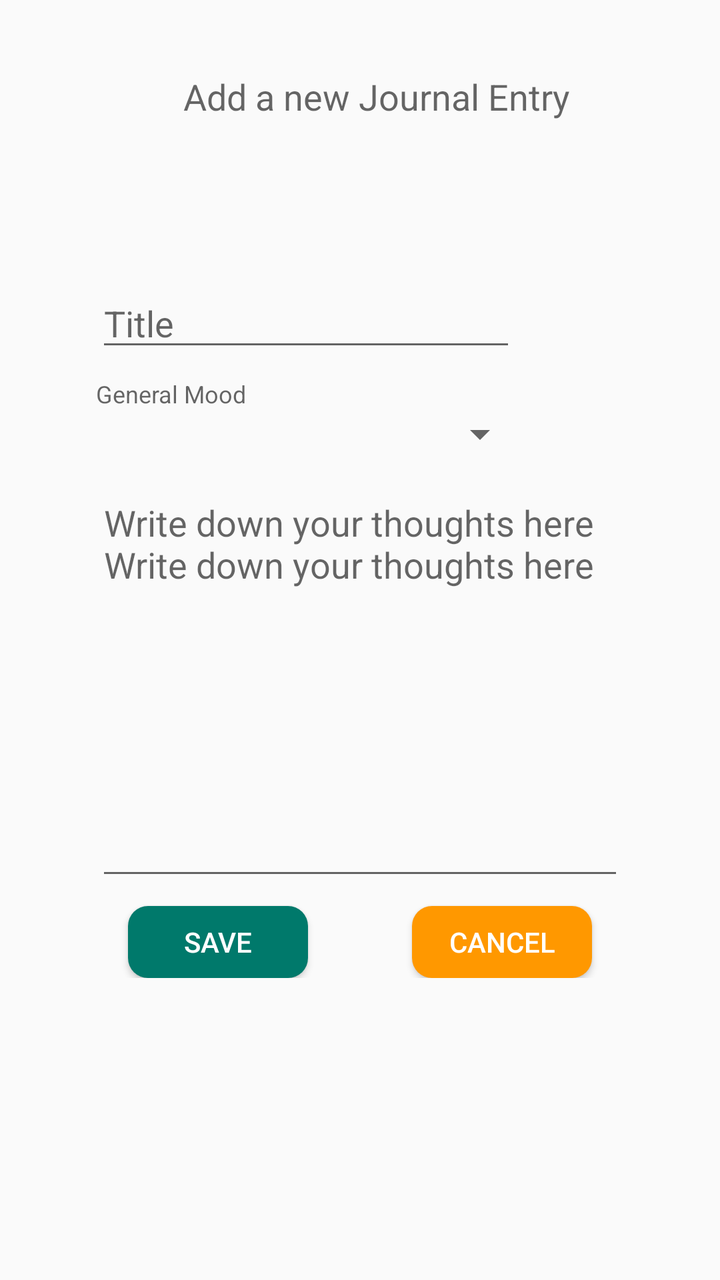
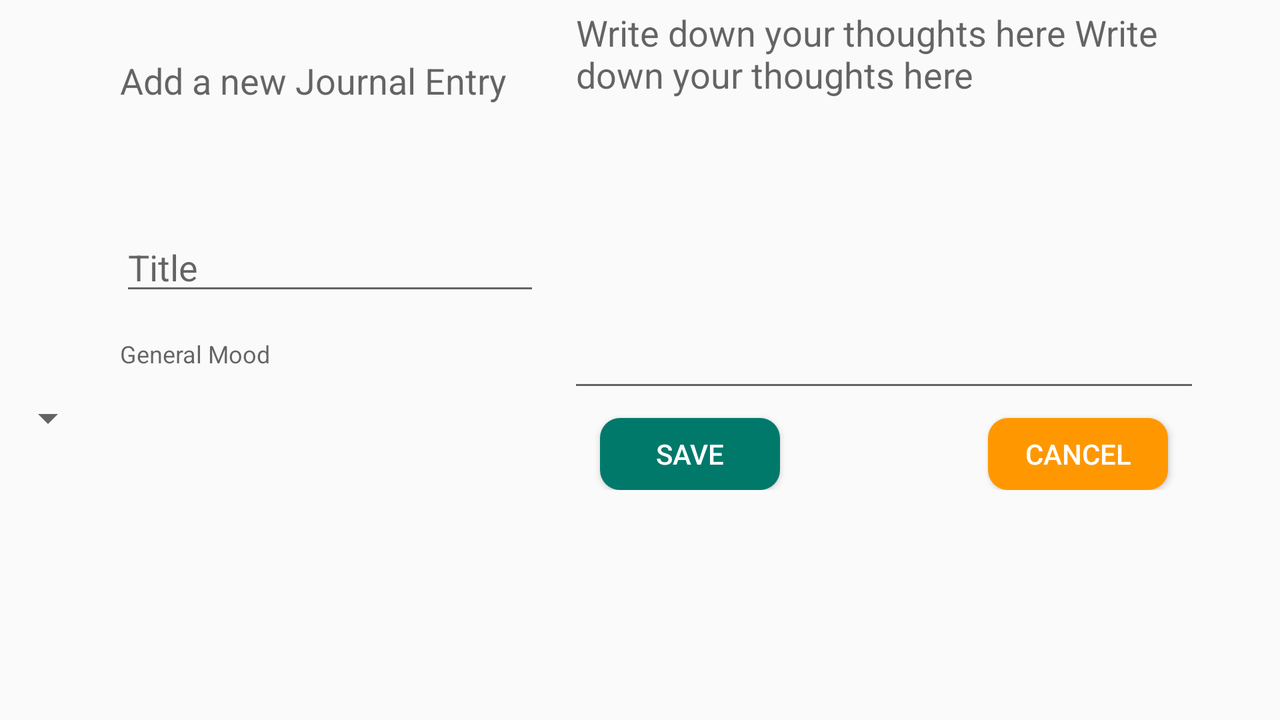

Two renders of one Android screen. The first uses the default layout on a phone; the second uses the alternative layout the repository ships for a different screen configuration, on a matching device. The two XML files are below.
<!-- AndroidManifest.xml: activity theme AppTheme -->
<!-- res/layout/activity_add_entry.xml -->
<?xml version="1.0" encoding="utf-8"?>
<ScrollView xmlns:android="http://schemas.android.com/apk/res/android"
    xmlns:app="http://schemas.android.com/apk/res-auto"
    android:layout_width="match_parent"
    android:layout_height="match_parent">
    <android.support.constraint.ConstraintLayout
        android:layout_width="match_parent"
        android:layout_height="wrap_content">
    <TextView
        android:id="@+id/tvLabel"
        android:layout_width="wrap_content"
        android:layout_height="wrap_content"
        android:layout_marginEnd="8dp"
        android:layout_marginStart="8dp"
        android:layout_marginTop="36dp"
        android:text="@string/add_new_entry_text"
        android:textAppearance="@style/Base.TextAppearance.AppCompat.Medium"
        app:layout_constraintEnd_toEndOf="parent"
        app:layout_constraintHorizontal_bias="0.556"
        app:layout_constraintStart_toStartOf="parent"
        app:layout_constraintTop_toTopOf="parent" />

        <EditText
            android:id="@+id/etTitle"
            android:layout_width="wrap_content"
            android:layout_height="wrap_content"
            android:layout_marginTop="20dp"
            android:ems="10"
            android:hint="@string/title"
            android:inputType="text|textCapSentences"
            app:layout_constraintStart_toStartOf="@+id/etThoughts"
            app:layout_constraintTop_toBottomOf="@+id/tvError" />

        <EditText
            android:id="@+id/etThoughts"
            android:layout_width="match_parent"
            android:layout_height="wrap_content"
            android:minHeight="200dp"
            android:maxLines="10"
            android:layout_marginStart="@dimen/margin_left_start_wide"
            android:layout_marginLeft="@dimen/margin_left_start_wide"
            android:layout_marginRight="@dimen/margin_left_start_wide"
            android:layout_marginEnd="@dimen/margin_left_start_wide"
            android:layout_marginTop="16dp"
            android:layout_marginBottom="16dp"
            android:ems="10"
            android:scrollbars="vertical"
            android:gravity="top|start"
            android:hint="@string/thoughts"
            android:inputType="textMultiLine|textCapSentences"
            android:padding="@dimen/padding_text_area"
            android:textIsSelectable="true"
            app:layout_constraintEnd_toEndOf="parent"
            app:layout_constraintStart_toStartOf="parent"
            app:layout_constraintTop_toBottomOf="@+id/spMood" />

    <TextView
        android:id="@+id/tvError"
        android:layout_width="wrap_content"
        android:layout_height="wrap_content"
        android:layout_marginEnd="8dp"
        android:layout_marginStart="8dp"
        android:layout_marginTop="40dp"
        android:textColor="@color/color_error"
        app:layout_constraintEnd_toEndOf="@+id/tvLabel"
        app:layout_constraintHorizontal_bias="0.496"
        app:layout_constraintStart_toStartOf="@+id/tvLabel"
        app:layout_constraintTop_toBottomOf="@+id/tvLabel" />

        <Button
            android:id="@+id/btnSave"
            android:layout_width="@dimen/button_width"
            android:layout_height="@dimen/button_height"
            android:layout_marginStart="@dimen/margin_left_start"
            android:layout_marginLeft="@dimen/margin_left_start"
            android:layout_marginTop="8dp"
            android:background="@drawable/button_background"
            android:paddingEnd="@dimen/padding_button_right"
            android:paddingLeft="@dimen/padding_button_left"
            android:paddingRight="@dimen/padding_button_right"
            android:paddingStart="@dimen/padding_button_left"
            android:text="@string/save"
            android:paddingTop="@dimen/padding_button_top_bottom"
            android:paddingBottom="@dimen/padding_button_top_bottom"
            android:textColor="@color/white"
            app:layout_constraintBottom_toBottomOf="parent"
            app:layout_constraintStart_toStartOf="@+id/etThoughts"
            app:layout_constraintTop_toBottomOf="@+id/etThoughts" />

        <Button
            android:id="@+id/btnDiscard"
            android:layout_width="@dimen/button_width"
            android:layout_height="@dimen/button_height"
            android:layout_marginEnd="@dimen/margin_right_end"
            android:layout_marginRight="@dimen/margin_right_end"
            android:layout_marginTop="8dp"
            android:background="@drawable/button_background_accent"
            android:paddingEnd="@dimen/padding_button_right"
            android:paddingLeft="@dimen/padding_button_left"
            android:paddingRight="@dimen/padding_button_right"
            android:paddingStart="@dimen/padding_button_left"
            android:paddingTop="@dimen/padding_button_top_bottom"
            android:paddingBottom="@dimen/padding_button_top_bottom"
            android:text="@string/discard"
            android:textColor="@color/white"
            app:layout_constraintEnd_toEndOf="@+id/etThoughts"
            app:layout_constraintTop_toBottomOf="@+id/etThoughts" />

        <Spinner
            android:id="@+id/spMood"
            android:layout_width="216dp"
            android:layout_height="wrap_content"
            android:padding="@dimen/spinner_padding"
            app:layout_constraintStart_toStartOf="@+id/etThoughts"
            app:layout_constraintTop_toBottomOf="@+id/tvMoodLabel" />

        <TextView
            android:id="@+id/tvMoodLabel"
            android:layout_width="wrap_content"
            android:layout_height="wrap_content"
            android:layout_marginTop="8dp"
            android:text="@string/mood"
            android:textAppearance="@style/TextAppearance.AppCompat.Caption"
            app:layout_constraintStart_toStartOf="@+id/spMood"
            app:layout_constraintTop_toBottomOf="@+id/etTitle" />
    </android.support.constraint.ConstraintLayout>
    </ScrollView>
<!-- resources referenced by this layout -->
<resources>
  <color name="color_error">#ff0000</color>
  <color name="white">@color/icons</color>
  <dimen name="button_height">36dp</dimen>
  <dimen name="button_width">90dp</dimen>
  <dimen name="margin_left_start">16dp</dimen>
  <dimen name="margin_left_start_wide">48dp</dimen>
  <dimen name="margin_right_end">16dp</dimen>
  <dimen name="padding_button_left">16dp</dimen>
  <dimen name="padding_button_right">16dp</dimen>
  <dimen name="padding_button_top_bottom">8dp</dimen>
  <dimen name="padding_text_area">4dp</dimen>
  <dimen name="spinner_padding">4dp</dimen>
  <!-- drawable button_background (drawable) -->
  <?xml version="1.0" encoding="utf-8"?>
  <shape xmlns:android="http://schemas.android.com/apk/res/android"
      android:shape="rectangle" >
      <corners android:radius="10dp"/>
      <padding android:bottom="0dp" android:left="0dp" android:right="0dp" android:top="0dp"/>
      <solid android:color="@color/colorPrimaryDark" />
  
  </shape>
  <!-- drawable button_background_accent (drawable) -->
  <?xml version="1.0" encoding="utf-8"?>
  <shape xmlns:android="http://schemas.android.com/apk/res/android"
      android:shape="rectangle" >
      <corners android:radius="10dp"/>
      <padding android:bottom="0dp" android:left="0dp" android:right="0dp" android:top="0dp"/>
      <solid android:color="@color/colorAccent" />
  
  </shape>
  <string name="add_new_entry_text">Add a new Journal Entry</string>
  <string name="discard">Cancel</string>
  <string name="mood">General Mood</string>
  <string name="save">Save</string>
  <string name="thoughts">Write down your thoughts here Write down your thoughts here</string>
  <string name="title">Title</string>
  <style name="AppTheme" parent="Theme.AppCompat.Light.DarkActionBar">
          
          <item name="colorPrimary">@color/colorPrimary</item>
          <item name="colorPrimaryDark">@color/colorPrimaryDark</item>
          <item name="colorAccent">@color/colorAccent</item>
      </style>
  <color name="icons">#FFFFFF</color>
  <color name="colorPrimaryDark">#00796b</color>
  <color name="colorAccent">#ff9800</color>
  <color name="colorPrimary">#009688</color>
</resources>
<!-- res/layout-land/activity_add_entry.xml (the repository's variant of the layout above) -->
<!-- drawn on the phone turned sideways -->
<?xml version="1.0" encoding="utf-8"?>
    <ScrollView xmlns:android="http://schemas.android.com/apk/res/android"
    xmlns:app="http://schemas.android.com/apk/res-auto"
    xmlns:tools="http://schemas.android.com/tools"

        android:layout_width="match_parent"
        android:layout_height="match_parent">
    <android.support.constraint.ConstraintLayout
        android:layout_width="match_parent"
        android:layout_height="match_parent">

        <TextView
            android:id="@+id/tvLabel"
            android:layout_width="wrap_content"
            android:layout_height="wrap_content"
            android:layout_marginStart="60dp"
            android:layout_marginTop="28dp"
            android:text="@string/add_new_entry_text"
            android:textAppearance="@style/Base.TextAppearance.AppCompat.Medium"
            app:layout_constraintStart_toStartOf="parent"
            app:layout_constraintTop_toTopOf="parent" />

        <EditText
            android:id="@+id/etTitle"
            android:layout_width="wrap_content"
            android:layout_height="wrap_content"
            android:ems="10"
            android:hint="@string/title"
            android:inputType="text|textCapSentences"
            app:layout_constraintStart_toStartOf="@+id/tvLabel"
            app:layout_constraintTop_toBottomOf="@+id/tvError" />

        <EditText
            android:id="@+id/etThoughts"
            android:layout_width="316dp"
            android:layout_height="201dp"
            android:layout_marginEnd="40dp"
            android:ems="10"
            android:gravity="top|left|start"
            android:hint="@string/thoughts"
            android:inputType="textMultiLine"
            android:padding="@dimen/padding_text_area"
            android:textIsSelectable="true"
            app:layout_constraintEnd_toEndOf="parent"
            tools:layout_editor_absoluteY="16dp" />

    <TextView
        android:id="@+id/tvError"
        android:layout_width="wrap_content"
        android:layout_height="wrap_content"
        android:layout_marginEnd="8dp"
        android:layout_marginStart="8dp"
        android:layout_marginTop="40dp"
        android:textColor="@color/color_error"
        app:layout_constraintEnd_toEndOf="@+id/tvLabel"
        app:layout_constraintHorizontal_bias="0.496"
        app:layout_constraintStart_toStartOf="@+id/tvLabel"
        app:layout_constraintTop_toBottomOf="@+id/tvLabel" />

        <Button
            android:id="@+id/btnSave"
            android:layout_width="@dimen/button_width"
            android:layout_height="@dimen/button_height"
            android:layout_marginStart="@dimen/margin_left_start"
            android:layout_marginTop="8dp"
            android:background="@drawable/button_background"
            android:paddingBottom="@dimen/padding_button_top_bottom"
            android:paddingEnd="@dimen/padding_button_right"
            android:paddingLeft="@dimen/padding_button_left"
            android:paddingRight="@dimen/padding_button_right"
            android:paddingStart="@dimen/padding_button_left"
            android:paddingTop="@dimen/padding_button_top_bottom"
            android:text="@string/save"
            android:textColor="@color/white"
            app:layout_constraintBottom_toBottomOf="parent"
            app:layout_constraintStart_toStartOf="@+id/etThoughts"
            app:layout_constraintTop_toBottomOf="@+id/etThoughts" />

        <Button
            android:id="@+id/btnDiscard"
            android:layout_width="@dimen/button_width"
            android:layout_height="@dimen/button_height"
            android:layout_marginEnd="@dimen/margin_right_end"
            android:layout_marginTop="8dp"
            android:background="@drawable/button_background_accent"
            android:paddingBottom="@dimen/padding_button_top_bottom"
            android:paddingEnd="@dimen/padding_button_right"
            android:paddingLeft="@dimen/padding_button_left"
            android:paddingRight="@dimen/padding_button_right"
            android:paddingStart="@dimen/padding_button_left"
            android:paddingTop="@dimen/padding_button_top_bottom"
            android:text="@string/discard"
            android:textColor="@color/white"
            app:layout_constraintEnd_toEndOf="@+id/etThoughts"
            app:layout_constraintTop_toBottomOf="@+id/etThoughts" />

        <Spinner
            android:id="@+id/spMood"
            android:layout_width="wrap_content"
            android:layout_height="wrap_content"
            android:layout_marginTop="12dp"
            android:padding="@dimen/spinner_padding"
            app:layout_constraintTop_toBottomOf="@+id/tvMoodLabel"
            tools:layout_editor_absoluteX="60dp" />

        <TextView
            android:id="@+id/tvMoodLabel"
            android:layout_width="wrap_content"
            android:layout_height="wrap_content"
            android:layout_marginTop="16dp"
            android:text="@string/mood"
            android:textAppearance="@style/TextAppearance.AppCompat.Caption"
            app:layout_constraintStart_toStartOf="@+id/etTitle"
            app:layout_constraintTop_toBottomOf="@+id/etTitle" />
    </android.support.constraint.ConstraintLayout>
    </ScrollView>
<!-- resources referenced by the variant -->
<!-- as the phone turned sideways resolves them -->
<resources>
  <color name="color_error">#ff0000</color>
  <color name="white">@color/icons</color>
  <dimen name="button_height">36dp</dimen>
  <dimen name="button_width">90dp</dimen>
  <dimen name="margin_left_start">16dp</dimen>
  <dimen name="margin_right_end">16dp</dimen>
  <dimen name="padding_button_left">16dp</dimen>
  <dimen name="padding_button_right">16dp</dimen>
  <dimen name="padding_button_top_bottom">8dp</dimen>
  <dimen name="padding_text_area">4dp</dimen>
  <dimen name="spinner_padding">4dp</dimen>
  <!-- drawable button_background (drawable) -->
  <?xml version="1.0" encoding="utf-8"?>
  <shape xmlns:android="http://schemas.android.com/apk/res/android"
      android:shape="rectangle" >
      <corners android:radius="10dp"/>
      <padding android:bottom="0dp" android:left="0dp" android:right="0dp" android:top="0dp"/>
      <solid android:color="@color/colorPrimaryDark" />
  
  </shape>
  <!-- drawable button_background_accent (drawable) -->
  <?xml version="1.0" encoding="utf-8"?>
  <shape xmlns:android="http://schemas.android.com/apk/res/android"
      android:shape="rectangle" >
      <corners android:radius="10dp"/>
      <padding android:bottom="0dp" android:left="0dp" android:right="0dp" android:top="0dp"/>
      <solid android:color="@color/colorAccent" />
  
  </shape>
  <string name="add_new_entry_text">Add a new Journal Entry</string>
  <string name="discard">Cancel</string>
  <string name="mood">General Mood</string>
  <string name="save">Save</string>
  <string name="thoughts">Write down your thoughts here Write down your thoughts here</string>
  <string name="title">Title</string>
  <style name="AppTheme" parent="Theme.AppCompat.Light.DarkActionBar">
          
          <item name="colorPrimary">@color/colorPrimary</item>
          <item name="colorPrimaryDark">@color/colorPrimaryDark</item>
          <item name="colorAccent">@color/colorAccent</item>
      </style>
  <color name="icons">#FFFFFF</color>
  <color name="colorPrimaryDark">#00796b</color>
  <color name="colorAccent">#ff9800</color>
  <color name="colorPrimary">#009688</color>
</resources>
